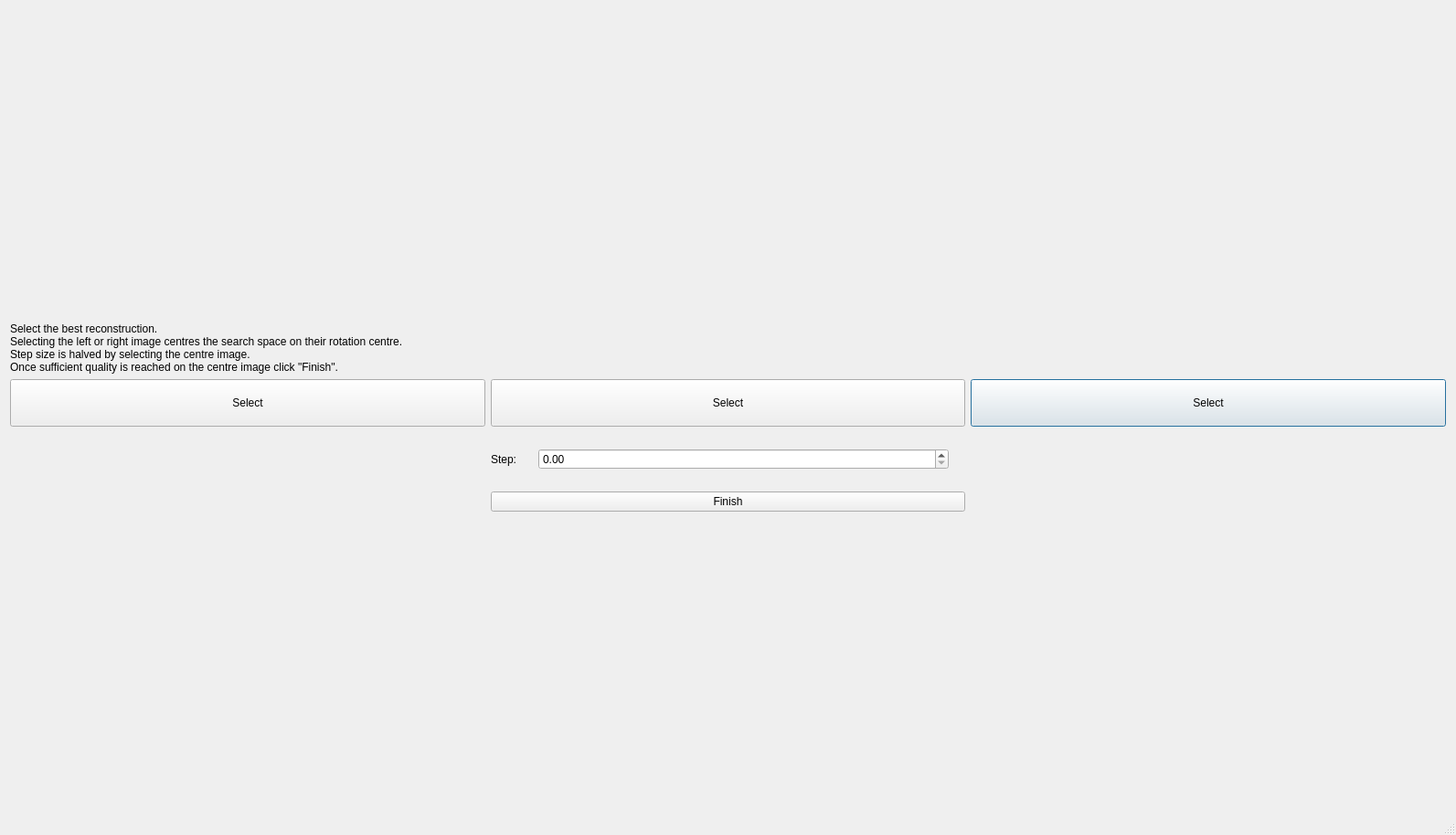
<?xml version="1.0" encoding="UTF-8"?>
<ui version="4.0">
 <class>CORInspectionDialog</class>
 <widget class="QDialog" name="CORInspectionDialog">
  <property name="geometry">
   <rect>
    <x>0</x>
    <y>0</y>
    <width>1593</width>
    <height>914</height>
   </rect>
  </property>
  <property name="windowTitle">
   <string>COR Inspection</string>
  </property>
  <property name="sizeGripEnabled">
   <bool>true</bool>
  </property>
  <layout class="QVBoxLayout" name="verticalLayout">
   <item>
    <layout class="QGridLayout" name="mainLayout">
     <item row="5" column="2">
      <widget class="QPushButton" name="moreButton">
       <property name="minimumSize">
        <size>
         <width>0</width>
         <height>52</height>
        </size>
       </property>
       <property name="text">
        <string>Select</string>
       </property>
      </widget>
     </item>
     <item row="5" column="1">
      <widget class="QPushButton" name="currentButton">
       <property name="minimumSize">
        <size>
         <width>0</width>
         <height>52</height>
        </size>
       </property>
       <property name="text">
        <string>Select</string>
       </property>
      </widget>
     </item>
     <item row="7" column="0">
      <spacer name="horizontalSpacer">
       <property name="orientation">
        <enum>Qt::Horizontal</enum>
       </property>
       <property name="sizeHint" stdset="0">
        <size>
         <width>40</width>
         <height>1</height>
        </size>
       </property>
      </spacer>
     </item>
     <item row="4" column="0" colspan="3">
      <layout class="QVBoxLayout" name="imagePlotLayout"/>
     </item>
     <item row="8" column="1">
      <widget class="QPushButton" name="finishButton">
       <property name="text">
        <string>Finish</string>
       </property>
      </widget>
     </item>
     <item row="7" column="2">
      <spacer name="horizontalSpacer_2">
       <property name="orientation">
        <enum>Qt::Horizontal</enum>
       </property>
       <property name="sizeHint" stdset="0">
        <size>
         <width>40</width>
         <height>1</height>
        </size>
       </property>
      </spacer>
     </item>
     <item row="3" column="0" colspan="3">
      <layout class="QHBoxLayout" name="horizontalLayout">
       <item>
        <layout class="QVBoxLayout" name="plotToolbarLayout"/>
       </item>
       <item>
        <widget class="QLabel" name="instructionText">
         <property name="sizePolicy">
          <sizepolicy hsizetype="Preferred" vsizetype="Fixed">
           <horstretch>0</horstretch>
           <verstretch>0</verstretch>
          </sizepolicy>
         </property>
         <property name="text">
          <string>&lt;html&gt;&lt;head/&gt;&lt;body&gt;&lt;p&gt;Select the best reconstruction.&lt;br/&gt;Selecting the left or right image centres the search space on their rotation centre.&lt;br/&gt;Step size is halved by selecting the centre image.&lt;br/&gt;Once sufficient quality is reached on the centre image click &amp;quot;Finish&amp;quot;.&lt;/p&gt;&lt;/body&gt;&lt;/html&gt;</string>
         </property>
        </widget>
       </item>
      </layout>
     </item>
     <item row="7" column="1">
      <layout class="QHBoxLayout" name="horizontalLayout_3">
       <property name="sizeConstraint">
        <enum>QLayout::SetDefaultConstraint</enum>
       </property>
       <item>
        <widget class="QLabel" name="label">
         <property name="sizePolicy">
          <sizepolicy hsizetype="Maximum" vsizetype="Minimum">
           <horstretch>0</horstretch>
           <verstretch>0</verstretch>
          </sizepolicy>
         </property>
         <property name="text">
          <string>Step:</string>
         </property>
        </widget>
       </item>
       <item>
        <widget class="QWidget" name="widget" native="true">
         <property name="sizePolicy">
          <sizepolicy hsizetype="Preferred" vsizetype="Maximum">
           <horstretch>0</horstretch>
           <verstretch>0</verstretch>
          </sizepolicy>
         </property>
         <layout class="QHBoxLayout" name="horizontalLayout_4">
          <item>
           <widget class="QStackedWidget" name="stackedWidget">
            <property name="sizePolicy">
             <sizepolicy hsizetype="Expanding" vsizetype="Minimum">
              <horstretch>0</horstretch>
              <verstretch>0</verstretch>
             </sizepolicy>
            </property>
            <property name="currentIndex">
             <number>0</number>
            </property>
            <widget class="QWidget" name="corStepPage">
             <property name="sizePolicy">
              <sizepolicy hsizetype="Preferred" vsizetype="Minimum">
               <horstretch>0</horstretch>
               <verstretch>0</verstretch>
              </sizepolicy>
             </property>
             <layout class="QHBoxLayout" name="horizontalLayout_5">
              <item>
               <widget class="QDoubleSpinBox" name="stepCOR">
                <property name="sizePolicy">
                 <sizepolicy hsizetype="Minimum" vsizetype="Maximum">
                  <horstretch>0</horstretch>
                  <verstretch>0</verstretch>
                 </sizepolicy>
                </property>
               </widget>
              </item>
             </layout>
            </widget>
            <widget class="QWidget" name="iterationsStepPage">
             <property name="sizePolicy">
              <sizepolicy hsizetype="Preferred" vsizetype="Minimum">
               <horstretch>0</horstretch>
               <verstretch>0</verstretch>
              </sizepolicy>
             </property>
             <layout class="QHBoxLayout" name="horizontalLayout_6">
              <item>
               <widget class="QSpinBox" name="stepIterations">
                <property name="sizePolicy">
                 <sizepolicy hsizetype="Minimum" vsizetype="Maximum">
                  <horstretch>0</horstretch>
                  <verstretch>0</verstretch>
                 </sizepolicy>
                </property>
               </widget>
              </item>
             </layout>
            </widget>
           </widget>
          </item>
         </layout>
        </widget>
       </item>
      </layout>
     </item>
     <item row="5" column="0">
      <widget class="QPushButton" name="lessButton">
       <property name="minimumSize">
        <size>
         <width>0</width>
         <height>52</height>
        </size>
       </property>
       <property name="text">
        <string>Select</string>
       </property>
      </widget>
     </item>
    </layout>
   </item>
  </layout>
 </widget>
 <tabstops>
  <tabstop>lessButton</tabstop>
  <tabstop>currentButton</tabstop>
  <tabstop>moreButton</tabstop>
  <tabstop>finishButton</tabstop>
 </tabstops>
 <resources/>
 <connections/>
</ui>
